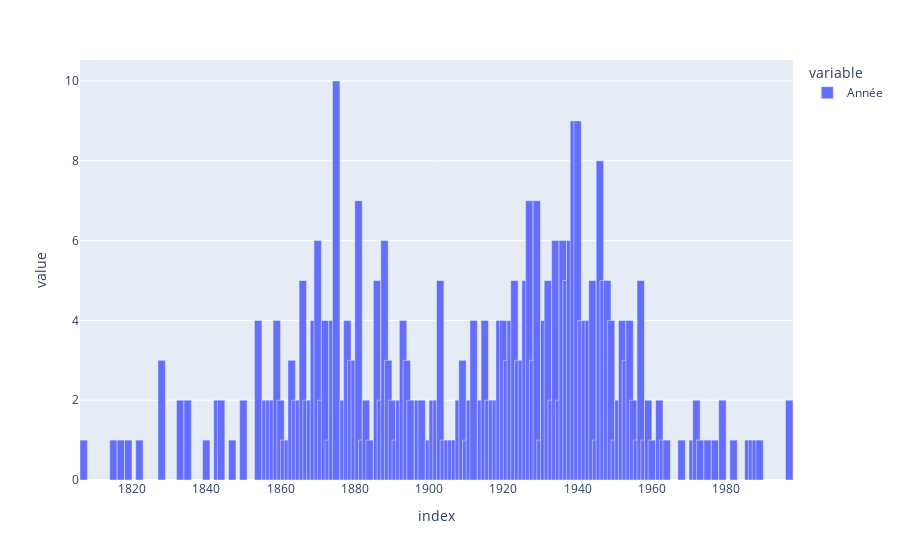

The notebook cell saved with this chart:
### Code cell
### Use a different plotting library: Plotly Express
# Observe the default behaviour of the library

fig = px.bar(slrg)
fig.update_traces(width=2)
fig.show()

### Figure 1 — Plotly figure (JSON) as saved in the notebook; plotly's stock layout.template omitted (floating-point values rounded to 4 significant figures; data arrays with more than 128 entries replaced by an {"elided": "..."} marker saying what was removed)
{"data": [{"alignmentgroup": "True", "hovertemplate": "variable=Année<br>index=%{x}<br>value=%{y}<extra></extra>", "legendgroup": "Année", "marker": {"color": "#636efa", "pattern": {"shape": ""}}, "name": "Année", "offsetgroup": "Année", "orientation": "v", "showlegend": true, "textposition": "auto", "type": "bar", "width": 2, "x": {"elided": "130 int values"}, "xaxis": "x", "y": {"elided": "130 int values"}, "yaxis": "y"}], "layout": {"barmode": "relative", "legend": {"title": {"text": "variable"}, "tracegroupgap": 0}, "margin": {"t": 60}, "xaxis": {"anchor": "y", "domain": [0, 1], "title": {"text": "index"}}, "yaxis": {"anchor": "x", "domain": [0, 1], "title": {"text": "value"}}}}
